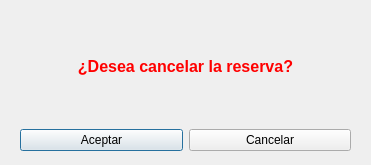
<?xml version="1.0" encoding="UTF-8"?>
<ui version="4.0">
 <class>Dialog</class>
 <widget class="QDialog" name="Dialog">
  <property name="geometry">
   <rect>
    <x>0</x>
    <y>0</y>
    <width>371</width>
    <height>165</height>
   </rect>
  </property>
  <property name="windowTitle">
   <string>Cancelar Reserva</string>
  </property>
  <widget class="QWidget" name="gridLayoutWidget">
   <property name="geometry">
    <rect>
     <x>20</x>
     <y>10</y>
     <width>331</width>
     <height>141</height>
    </rect>
   </property>
   <layout class="QGridLayout" name="gridLayout">
    <item row="0" column="0">
     <widget class="QLabel" name="label">
      <property name="text">
       <string>&lt;html&gt;&lt;head/&gt;&lt;body&gt;&lt;p align=&quot;center&quot;&gt;&lt;span style=&quot; font-size:12pt; font-weight:600; color:#ff0000;&quot;&gt;¿Desea cancelar la reserva?&lt;/span&gt;&lt;/p&gt;&lt;/body&gt;&lt;/html&gt;</string>
      </property>
     </widget>
    </item>
    <item row="1" column="0">
     <layout class="QHBoxLayout" name="horizontalLayout">
      <item>
       <widget class="QPushButton" name="pushButton">
        <property name="text">
         <string>Aceptar</string>
        </property>
       </widget>
      </item>
      <item>
       <widget class="QPushButton" name="pushButton_2">
        <property name="text">
         <string>Cancelar</string>
        </property>
       </widget>
      </item>
     </layout>
    </item>
   </layout>
  </widget>
 </widget>
 <resources/>
 <connections/>
</ui>
